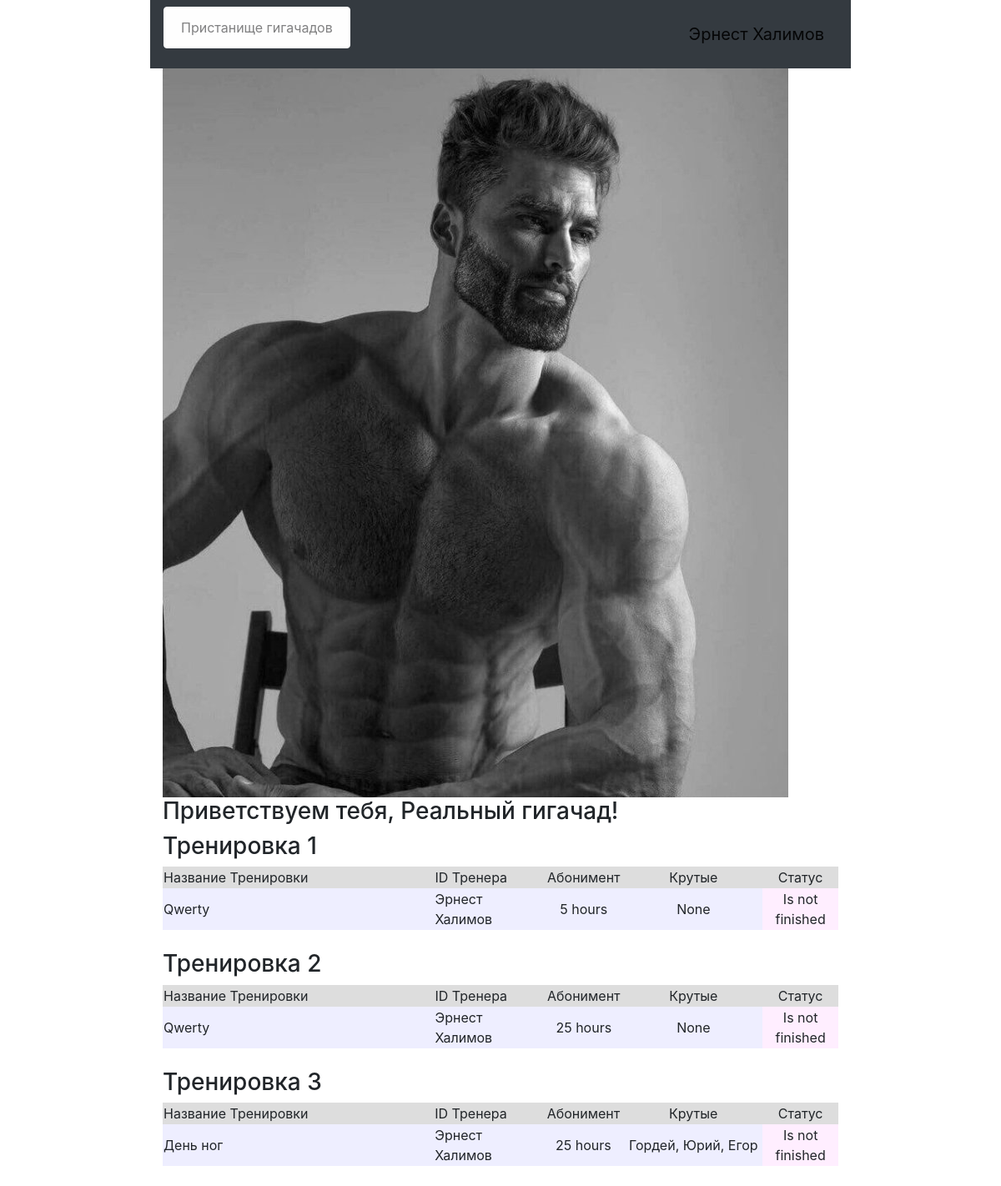
The page / (signed in) on the database its author committed.
### data/users.py (models this page shows, shortened)
class User(SqlAlchemyBase, UserMixin):
    __tablename__ = 'users'
    id = sqlalchemy.Column(sqlalchemy.Integer,
                           primary_key=True,
                           autoincrement=True)
    nickname = sqlalchemy.Column(sqlalchemy.String,
                                 nullable=True)
    age = sqlalchemy.Column(sqlalchemy.Integer,
                            nullable=True)
    height = sqlalchemy.Column(sqlalchemy.Integer,
                               nullable=True)
    weight = sqlalchemy.Column(sqlalchemy.Integer,
                               nullable=True)
    speciality = sqlalchemy.Column(sqlalchemy.String,
                                   nullable=True)
    email = sqlalchemy.Column(sqlalchemy.String,
                              unique=True,
                              nullable=True)
    hashed_password = sqlalchemy.Column(sqlalchemy.String,
                                        nullable=True)
    modified_date = sqlalchemy.Column(sqlalchemy.DateTime,
                                      default=datetime.datetime.now(),
                                      nullable=True)
    trainings = orm.relationship("Trainings", back_populates='user')

### data/trainings.py (models this page shows, shortened)
class Trainings(SqlAlchemyBase):
    __tablename__ = 'training'
    id = sqlalchemy.Column(sqlalchemy.Integer,
                           primary_key=True,
                           autoincrement=True)
    trainer = sqlalchemy.Column(sqlalchemy.Integer,
                                    sqlalchemy.ForeignKey('users.id'))
    train = sqlalchemy.Column(sqlalchemy.String,
                            nullable=True)
    aboniment = sqlalchemy.Column(sqlalchemy.Integer,
                                  nullable=True)
    chads = sqlalchemy.Column(sqlalchemy.String,
                                      nullable=True)
    start_date = sqlalchemy.Column(sqlalchemy.DateTime,
                                   default=datetime.datetime.now)
    end_date = sqlalchemy.Column(sqlalchemy.DateTime,
                                 default=datetime.datetime.now)
    is_finished = sqlalchemy.Column(sqlalchemy.Boolean,
                                    default=True)
    user = orm.relationship('User')

### main.py (the view)
@app.route('/')
def index():
    session = db_session.create_session()
    trainings = session.query(Trainings).all()
    users = session.query(User).all()
    names = {name.id: name.nickname for name in users}
    return render_template("index.html", training=trainings, names=names)

### data/db_session.py (called while the page is built)
def create_session() -> Session:
    global __factory
    return __factory()

### main.py (called while the page is built)
@login_manager.user_loader
def load_user(user_id):
    db_sess = db_session.create_session()
    return db_sess.query(User).get(user_id)

### templates/index.html (shortened to what this page needs)
{% extends "base.html" %}
{% block content %}
<img src="static/giga_photo_base.jpg">
<h3>Приветствуем тебя, Реальный гигачад!</h3>
{% for _training in training %}
<h3>Тренировка {{ _training.id }}</h3>
<div class="table_container">
    <table class="my_table">
        <tr class="my_row">
            <td class="title" width="400px" bgcolor="#dddddd">Название Тренировки</td>
            <td class="title" width="150px" bgcolor="#dddddd">ID Тренера</td>
            <td class="title" width="100px" bgcolor="#dddddd" align="center">Абонимент</td>
            <td class="title" width="200px" bgcolor="#dddddd" align="center">Крутые</td>
            <td class="title" width="100px" bgcolor="#dddddd" align="center">Статус</td>
        </tr>
        <tr class="my_row">
            <td class="ordinary" bgcolor="#eeeeff">{{ _training.train.capitalize() }}</td>
            <td class="ordinary" bgcolor="#eeeeff">{{ names[_training.trainer] }}</td>
            <td class="ordinary" bgcolor="#eeeeff" align="center">{{ _training.aboniment }} hours</td>
            <td class="ordinary" bgcolor="#eeeeff" align="center">{{ _training.chads }}</td>
            {% if _training.is_finished %}
            <td class="ordinary" bgcolor="#eeffee" align="center">Finished</td>
            {% else %}
            <td class="ordinary" bgcolor="#ffeeff" align="center">Is not finished</td>
            {% endif %}
        </tr>
    </table>
</div>
<br>
{% endfor %}
{% endblock %}

### templates/base.html (shortened to what this page needs)
<!DOCTYPE html>
<html lang="en">
<head>
    <link rel="stylesheet" href="https://stackpath.bootstrapcdn.com/bootstrap/4.4.1/css/bootstrap.min.css">
    <link rel="stylesheet" type="text/css" href="../static/css/style.css" />
    <link rel="stylesheet" type="text/css" href="../static/css/style.css"/>
</head>
    <body>
        <header>
            <nav class="navbar navbar-light bg-dark">
                <div class="alert alert-light" role="alert">
                Пристанище гигачадов
                </div>
                {% if current_user.is_authenticated %}
                <a class="navbar-brand" href="/logout">{{ current_user.nickname }}</a>
                {% else %}
                <p>
                <a class="btn btn-secondary " href="/register">Присоединиться</a>
                <a class="btn btn-danger" href="/login">Я уже гигичад</a>
                </p>
                {% endif %}
            </nav>
        </header>
        <main role="main" class="container">
            {% block content %}{% endblock %}
    </body>
</html>

### static/css/style.css (style rules this page uses)
body { margin-left: 15%; margin-right: 15%; width: 70%; }

### rows shown on the page
User: nickname "Эрнест Халимов"
Trainings: id "1", train "Qwerty", trainer.nickname "Эрнест Халимов", aboniment "5", chads "None", is_finished "Is not finished"
Trainings: id "2", train "Qwerty", trainer.nickname "Эрнест Халимов", aboniment "25", chads "None", is_finished "Is not finished"
Trainings: id "3", train "День ног", trainer.nickname "Эрнест Халимов", aboniment "25", chads "Гордей, Юрий, Егор", is_finished "Is not finished"
